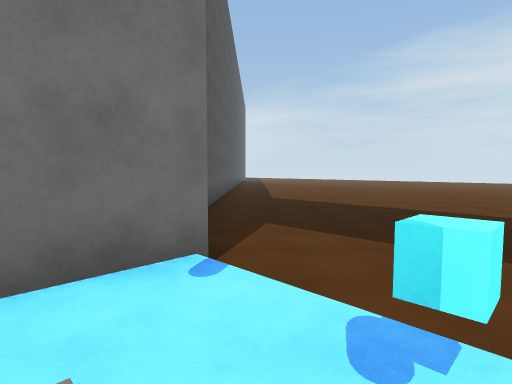
view 1 (above)

16 first-person views from a walk through a 3-D level made in the Unity game engine. The camera is 1.5 m above the floor, tilts 4° down and sees 80° across. The floor is counted in squares, 2 m on a side. Each view is taken from the middle of a square. On the plan, view 1 faces up. The plan holds only what a view shows up to about 10 squares ahead; the rest is blank. The place goes on beyond the plan. The player is left out. Some surface patterns are stand-ins.

view 2
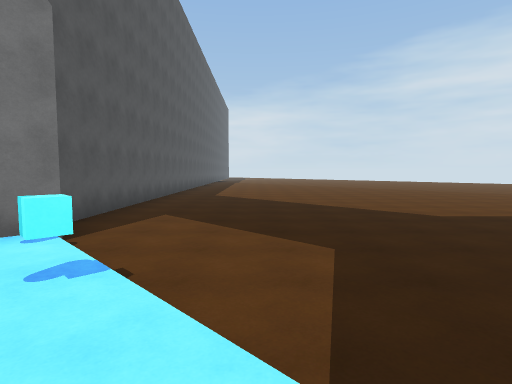

view 3
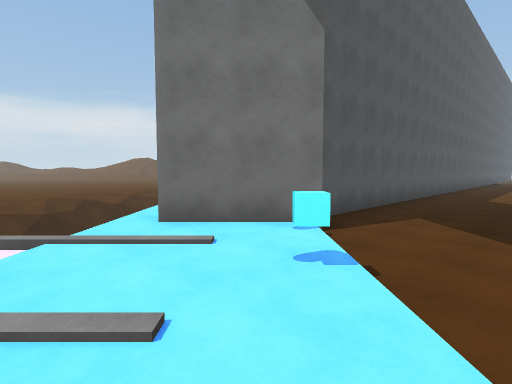

view 4
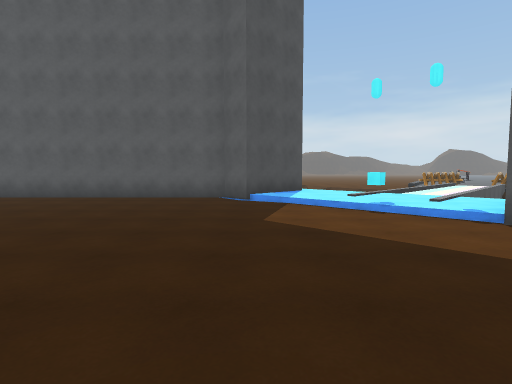

view 5
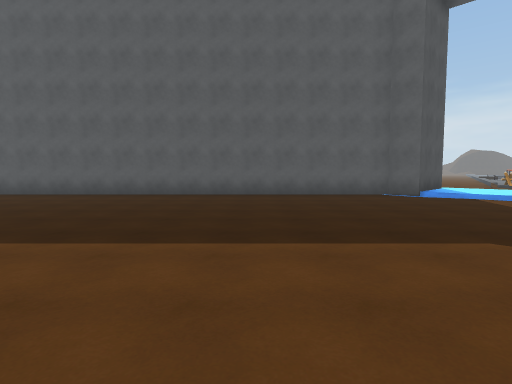

view 6
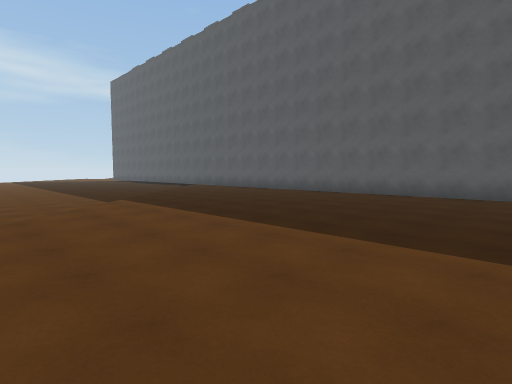

view 7
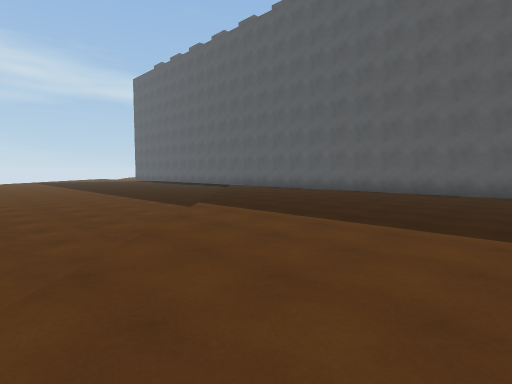

view 8
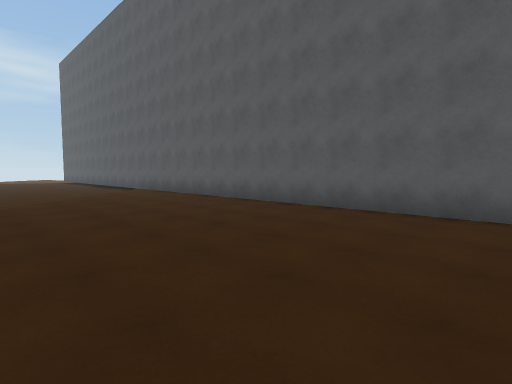

view 9
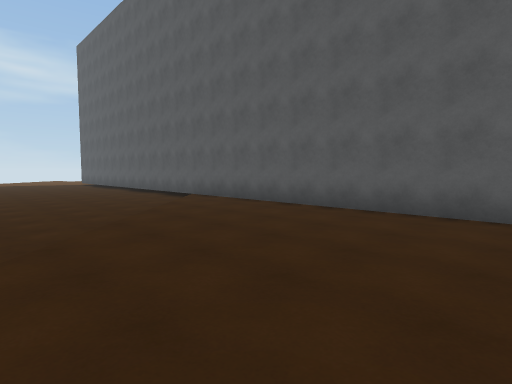

view 10
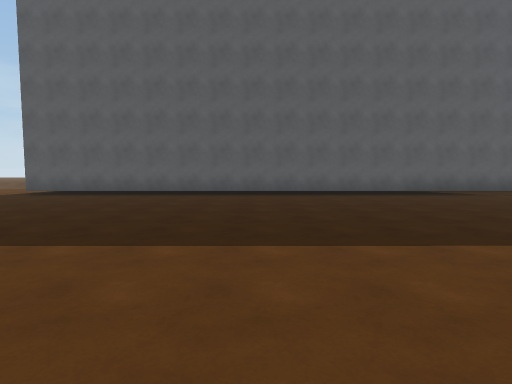

view 11
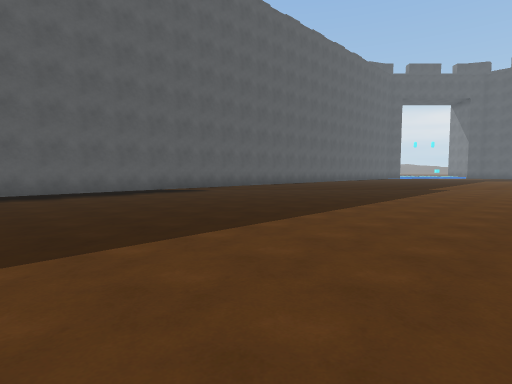

view 12
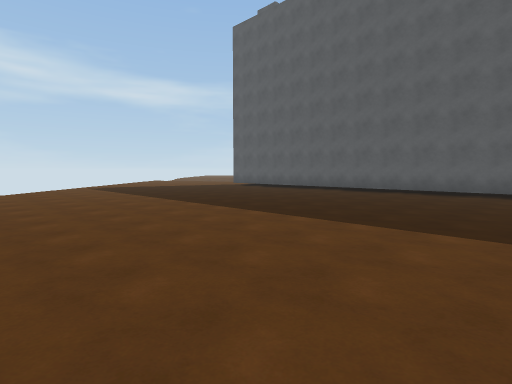

view 13
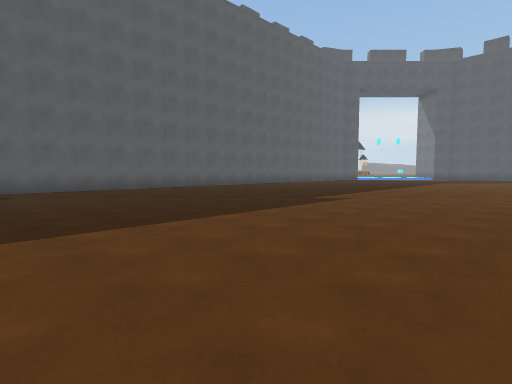

view 14
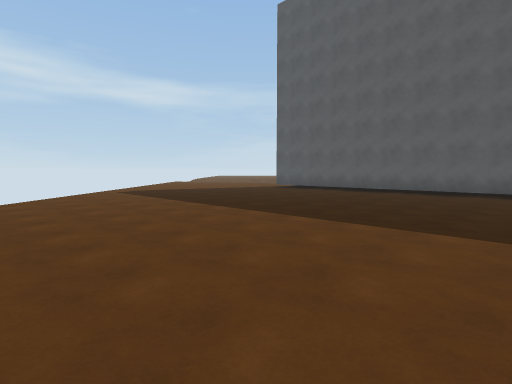

view 15
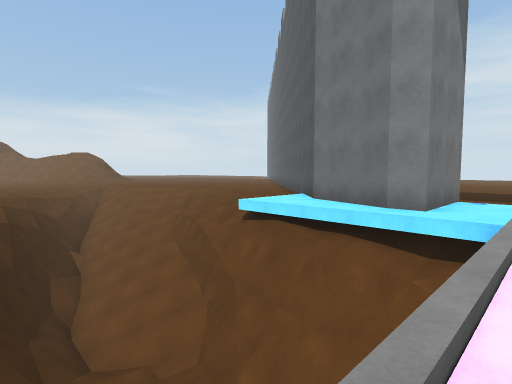

view 16
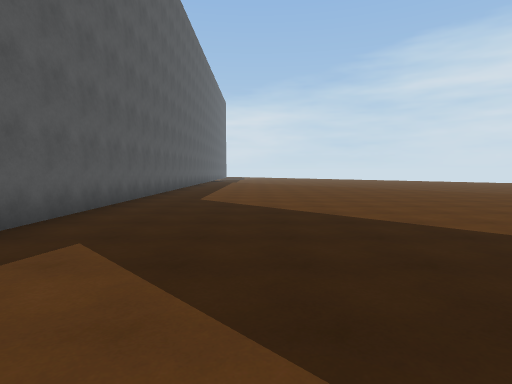

### Floor plan
Key: @ floor where view 1 was taken; # wall or solid block; x gap in a wall; . main floor; : floor 0.25 m higher than the main floor; - floor 0.25 m lower than the main floor; / step, stairs or slope; = window, fence, low wall or low ledge; v drop or lower ground; C cyan cube.
Columns run from 12 left of view 1 to 32 right of it. Each row starts with its distance up from view 1.
 10            #..........
  9            #............./------------------
  8            #............../------------------
  7            #.............../-----------------
  6  #/////  ###................/----------------
  5 /#///=/ /###................./---------------
  4 /#///#//:###................../--------------
  3  v#///#v:###.................../-------------
  2   #///#=v###/.................../------------
  1   v#//=/#vx::C.................../-----------
  0   /#/ ///#v:@:/.................../----------
 -1          ///:::#.................../---------
 -2         /////:###############################
 -3         ///  =#
 -4        /

Positions as (right, up) in squares from view 1, and headings:
1: (0, 0), facing up
2: (2, -1), facing up
3: (2, -1), facing up-left
4: (3, 7), facing down
5: (8, 8), facing down
6: (9, 8), facing down-right
7: (11, 9), facing down-right
8: (11, 4), facing down-right
9: (15, 4), facing down-right
10: (28, 8), facing down
11: (28, 8), facing down-left
12: (23, 9), facing down-right
13: (23, 9), facing down-left
14: (26, 9), facing down-right
15: (-5, -4), facing up
16: (2, 2), facing up
